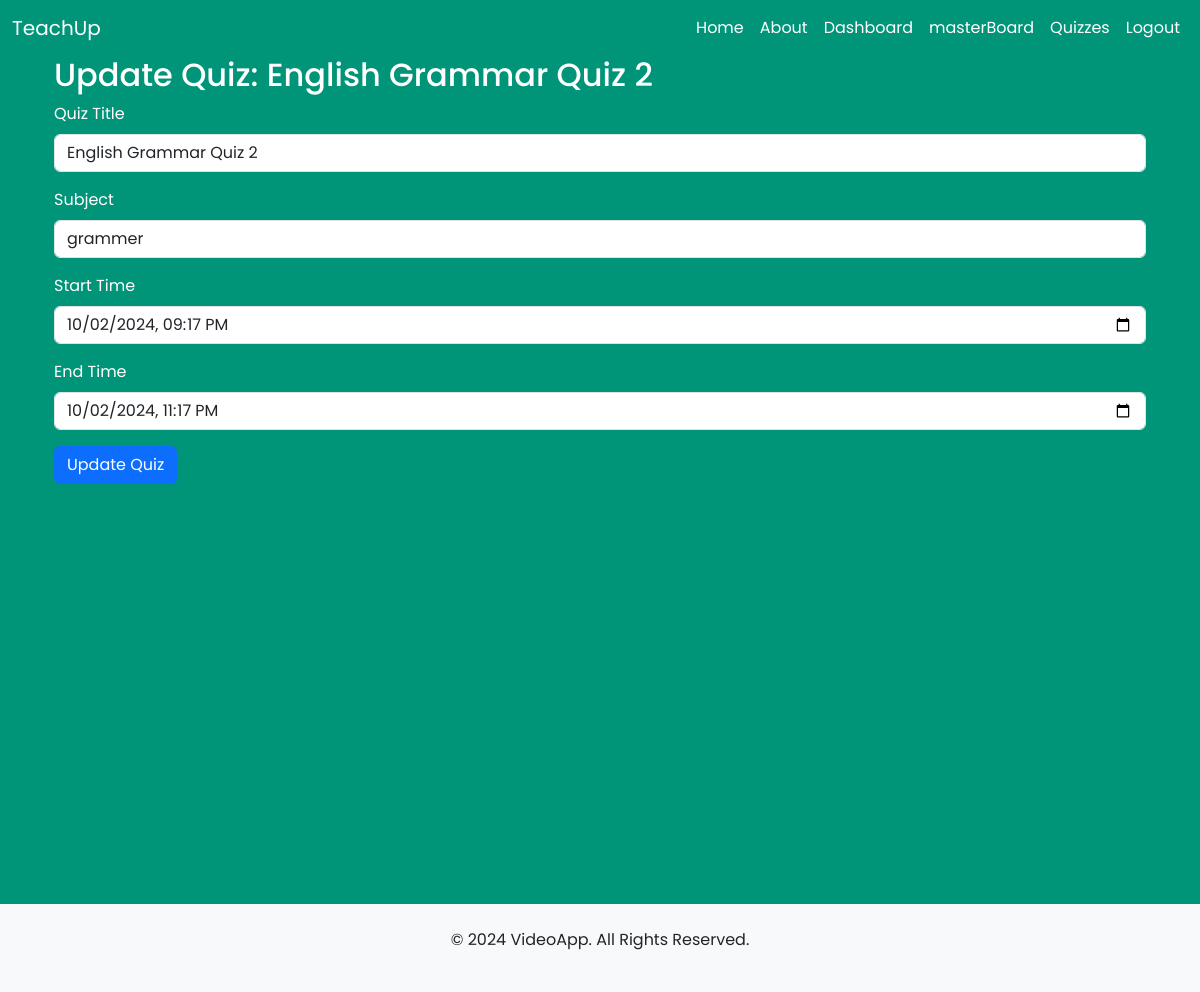
/quiz/update_quiz/2/ (signed in), run on the app's committed database.
### quiz_app/models.py (models this page shows, shortened)
class Quiz(models.Model):
    title = models.CharField(max_length=255)  # Title of the quiz
    subject = models.CharField(max_length=255)  # Subject the quiz belongs to
    start_time = models.DateTimeField()  # Start time of the quiz
    end_time = models.DateTimeField()  # End time of the quiz

### quiz_app/views.py (the view, shortened to what this page needs)
# urls.py: path('update_quiz/<int:quiz_id>/', views.update_quiz, name='update_quiz'),
@login_required
def update_quiz(request, quiz_id):
    quiz = get_object_or_404(Quiz, id=quiz_id)
    return render(request, 'quiz_app/update_quiz.html', {'quiz': quiz})

### quiz_app/templates/quiz_app/update_quiz.html (shortened to what this page needs)
{% extends 'meetings_app/base.html' %}
{% block content %}
<div class="container vh-100 text-white">
    <h2>Update Quiz: {{ quiz.title }}</h2>
    <form method="POST">
        <div class="mb-3">
            <label for="title" class="form-label">Quiz Title</label>
            <input type="text" class="form-control" id="title" name="title" value="{{ quiz.title }}" required>
        </div>
        <div class="mb-3">
            <label for="subject" class="form-label">Subject</label>
            <input type="text" class="form-control" id="subject" name="subject" value="{{ quiz.subject }}" required>
        </div>
        <div class="mb-3">
            <label for="start_time" class="form-label">Start Time</label>
            <input type="datetime-local" class="form-control" id="start_time" name="start_time" value="{{ quiz.start_time|date:'Y-m-d\TH:i' }}" required>
        </div>
        <div class="mb-3">
            <label for="end_time" class="form-label">End Time</label>
            <input type="datetime-local" class="form-control" id="end_time" name="end_time" value="{{ quiz.end_time|date:'Y-m-d\TH:i' }}" required>
        </div>
        <button type="submit" class="btn btn-primary">Update Quiz</button>
    </form>
</div>
{% endblock %}

### meetings_app/static/meetings_app/css/custom.css (style rules this page uses)
* { margin: 0; padding: 0; box-sizing: border-box; font-family: 'Poppins', sans-serif; }
body { min-height: 100vh; width: 100%; background: #009579; }
.text-white { color: white; }

### data on the page
Quiz: title "English Grammar Quiz 2", subject "grammer", start_time "10/02/2024 21:17", end_time "10/02/2024 23:17"
